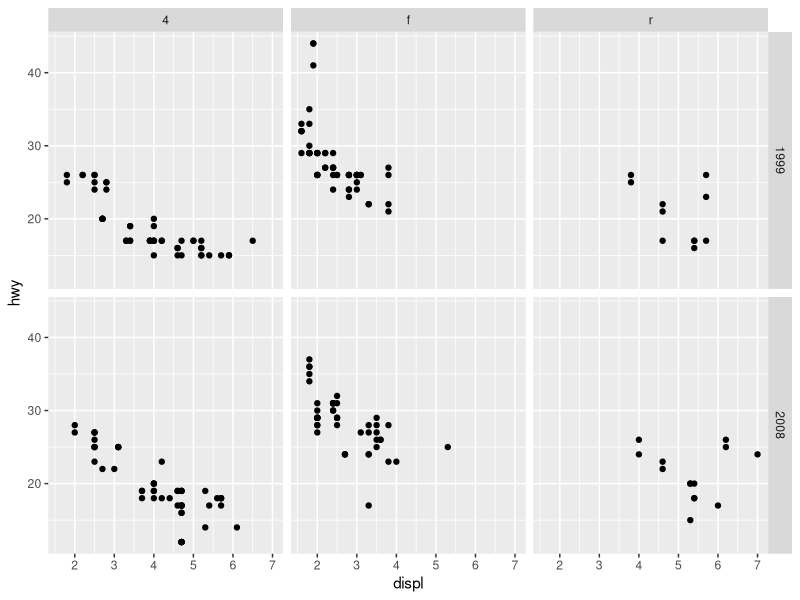

Recreate this plot in R.
library(tidyverse)
library(conflicted)
conflict_prefer("filter", "dplyr")

my_mpg <- mpg

ggplot(
  data = mpg,
  mapping = aes(x = displ, y = hwy)
) +
  geom_point() +
  facet_grid(year ~ drv)
